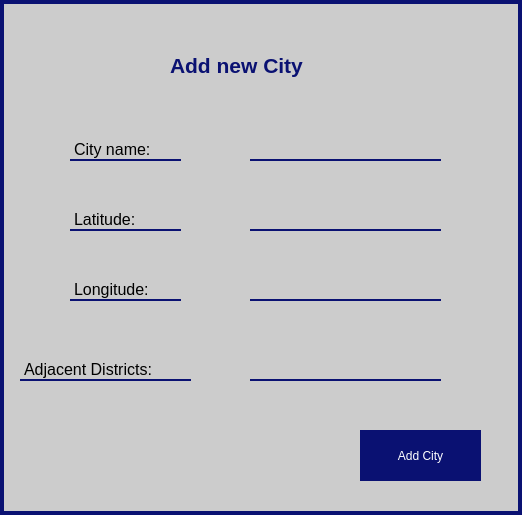
<?xml version="1.0" encoding="UTF-8"?>
<ui version="4.0">
 <class>Dialog</class>
 <widget class="QDialog" name="Dialog">
  <property name="geometry">
   <rect>
    <x>0</x>
    <y>0</y>
    <width>522</width>
    <height>515</height>
   </rect>
  </property>
  <property name="windowTitle">
   <string>Dialog</string>
  </property>
  <property name="styleSheet">
   <string notr="true">background-color: #cccccc;
border-left: 4px solid #0A1172;
border-right: 4px solid #0A1172;
border-bottom: 4px solid #0A1172;
border-top:4px solid #0A1172;</string>
  </property>
  <widget class="QLabel" name="label">
   <property name="geometry">
    <rect>
     <x>170</x>
     <y>50</y>
     <width>191</width>
     <height>31</height>
    </rect>
   </property>
   <property name="font">
    <font>
     <pointsize>16</pointsize>
     <weight>75</weight>
     <bold>true</bold>
    </font>
   </property>
   <property name="styleSheet">
    <string notr="true">border: none;
color: #0a1172;
</string>
   </property>
   <property name="text">
    <string>Add new City</string>
   </property>
  </widget>
  <widget class="QLabel" name="label_2">
   <property name="geometry">
    <rect>
     <x>70</x>
     <y>140</y>
     <width>111</width>
     <height>21</height>
    </rect>
   </property>
   <property name="font">
    <font>
     <pointsize>12</pointsize>
    </font>
   </property>
   <property name="styleSheet">
    <string notr="true">border: none;
border-bottom: 2px solid #0a1172;</string>
   </property>
   <property name="text">
    <string>City name:</string>
   </property>
  </widget>
  <widget class="QLineEdit" name="cityname">
   <property name="geometry">
    <rect>
     <x>250</x>
     <y>130</y>
     <width>191</width>
     <height>31</height>
    </rect>
   </property>
   <property name="font">
    <font>
     <pointsize>12</pointsize>
    </font>
   </property>
   <property name="styleSheet">
    <string notr="true">border: none;
border-bottom: 2px solid #0A1172;
</string>
   </property>
   <property name="text">
    <string/>
   </property>
  </widget>
  <widget class="QLabel" name="label_3">
   <property name="geometry">
    <rect>
     <x>70</x>
     <y>210</y>
     <width>111</width>
     <height>21</height>
    </rect>
   </property>
   <property name="font">
    <font>
     <pointsize>12</pointsize>
    </font>
   </property>
   <property name="styleSheet">
    <string notr="true">border: none;
border-bottom: 2px solid #0a1172;</string>
   </property>
   <property name="text">
    <string>Latitude:</string>
   </property>
  </widget>
  <widget class="QLineEdit" name="latitude">
   <property name="geometry">
    <rect>
     <x>250</x>
     <y>200</y>
     <width>191</width>
     <height>31</height>
    </rect>
   </property>
   <property name="font">
    <font>
     <pointsize>12</pointsize>
    </font>
   </property>
   <property name="styleSheet">
    <string notr="true">border: none;
border-bottom: 2px solid #0A1172;
</string>
   </property>
   <property name="text">
    <string/>
   </property>
  </widget>
  <widget class="QLabel" name="label_4">
   <property name="geometry">
    <rect>
     <x>70</x>
     <y>280</y>
     <width>111</width>
     <height>21</height>
    </rect>
   </property>
   <property name="font">
    <font>
     <pointsize>12</pointsize>
    </font>
   </property>
   <property name="styleSheet">
    <string notr="true">border: none;
border-bottom: 2px solid #0a1172;</string>
   </property>
   <property name="text">
    <string>Longitude:</string>
   </property>
  </widget>
  <widget class="QLineEdit" name="longitude">
   <property name="geometry">
    <rect>
     <x>250</x>
     <y>270</y>
     <width>191</width>
     <height>31</height>
    </rect>
   </property>
   <property name="font">
    <font>
     <pointsize>12</pointsize>
    </font>
   </property>
   <property name="styleSheet">
    <string notr="true">border: none;
border-bottom: 2px solid #0A1172;
</string>
   </property>
   <property name="text">
    <string/>
   </property>
  </widget>
  <widget class="QLabel" name="label_6">
   <property name="geometry">
    <rect>
     <x>20</x>
     <y>360</y>
     <width>171</width>
     <height>21</height>
    </rect>
   </property>
   <property name="font">
    <font>
     <pointsize>12</pointsize>
    </font>
   </property>
   <property name="styleSheet">
    <string notr="true">border: none;
border-bottom: 2px solid #0a1172;</string>
   </property>
   <property name="text">
    <string>Adjacent Districts:</string>
   </property>
  </widget>
  <widget class="QLineEdit" name="adjacentDistricts">
   <property name="geometry">
    <rect>
     <x>250</x>
     <y>350</y>
     <width>191</width>
     <height>31</height>
    </rect>
   </property>
   <property name="font">
    <font>
     <pointsize>12</pointsize>
    </font>
   </property>
   <property name="styleSheet">
    <string notr="true">border: none;
border-bottom: 2px solid #0A1172;
</string>
   </property>
   <property name="text">
    <string/>
   </property>
  </widget>
  <widget class="QPushButton" name="addcity">
   <property name="geometry">
    <rect>
     <x>360</x>
     <y>430</y>
     <width>121</width>
     <height>51</height>
    </rect>
   </property>
   <property name="styleSheet">
    <string notr="true">padding: 5px;
background-color: #0A1172;
color: white;</string>
   </property>
   <property name="text">
    <string>Add City</string>
   </property>
  </widget>
 </widget>
 <resources/>
 <connections/>
</ui>
